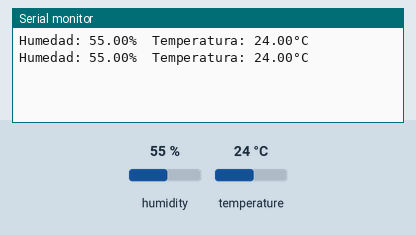
A sketch run on a simulated Arduino Uno, built with avr-gcc and run on an emulated ATmega328P. On the bench: the last lines printed to the serial monitor. Inputs (shaded band) come from the test bench; at power-on: humidity 55 %, temperature 24 °C.

Above: at 4.8 s.
4.9 s: humidity set to 22 %
At 6.8 s:
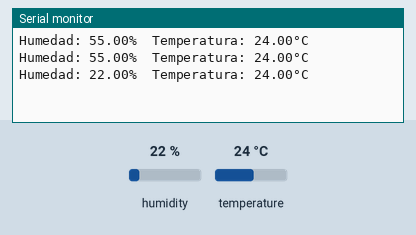
7.9 s: temperature set to 12 °C
At 9.6 s:
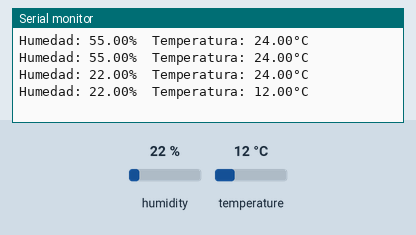
14.4 s: humidity set to 40 %
At 15.4 s:
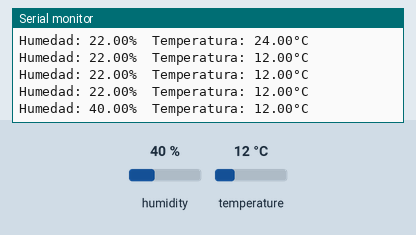
Timing chart, 0 to 17.4 s (numbered marks = the images above; inputs shaded):
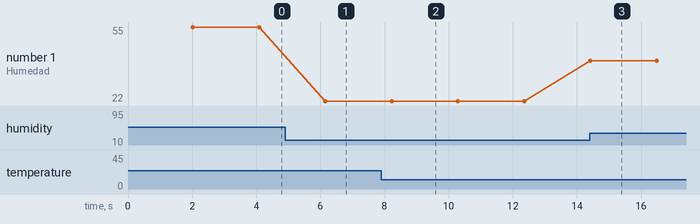

Measured:
- after the input at 4.9 s, the serial monitor: prints a new line after 1.3 s (image 1)
- after the input at 7.9 s, the serial monitor: prints a new line after 0.32 s (image 2)
- after the input at 14.4 s, the serial monitor: prints a new line at once (image 3)
- plotted number 1: 55 → 22 after the input at 4.9 s, 22 → 40 after the input at 14.4 s

The sketch:

TestUnitario2_comunicacion_satelite.ino
```cpp
// Definiciones necesarias
#include <DHT.h>
#include <SoftwareSerial.h>
#define DHTPIN 2
#define DHTTYPE DHT11
DHT dht(DHTPIN, DHTTYPE);

int i;
SoftwareSerial mySerial(10, 11); // RX, TX

void setup() {
   Serial.begin(9600);
   mySerial.begin(9600);
   // Inicialización del sensor
   dht.begin();
}


void loop() {
   delay(2000);
   float h = dht.readHumidity();
   float t = dht.readTemperature();
   if (isnan(h) || isnan(t))
      Serial.println("Error al leer el sensor DHT11");
   else {
      Serial.print("Humedad: ");
      Serial
.print(h);
      Serial.print("%\t");
      Serial.print("Temperatura: ");
      Serial.print(t);
      Serial.println("°C");

      mySerial.print("Humedad: ");
      mySerial.print(h);
      mySerial.print("%\t");
      mySerial.print("Temperatura: ");
      mySerial.print(t);
      mySerial.println("°C");
   }
}
```
